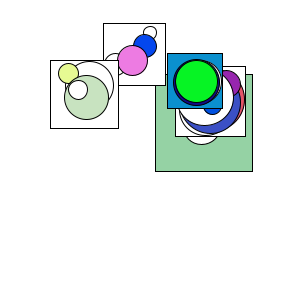
Frame 1 (no input)
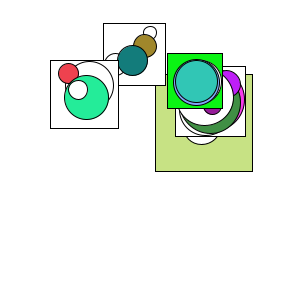
Frame 60 (the mouse pressed at the canvas centre just before this capture)
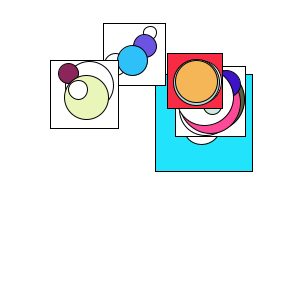
Frame 120 (the mouse held since frame 60 and released just before this capture)

The Processing sketch that drew these frames (run headless with seeded random() and noise(); from frame 60 on, the mouse is pressed at the canvas centre):

// Processing sketch: Ball_in_Block
// ── Ball_in_Block.pde
class Ball{
  float position_x,  position_y; //position X & Y of ball
  int size;  // size of ball
  float area; // area of ball
  int extraPower;
  
  Ball(float pos_x,float pos_y,float size){
    this.position_x = pos_x;
    this.position_y = pos_y;
    this.size = int(size);
    extraPower = int(random(0,2));
  }

  void draw(){
    if(extraPower ==1){
      fill(random(0,255), random(0,255), random(0,255)); // random color
      circle(this.position_x,this.position_y,this.size);  //draw ball
    }else{
      fill(255);
      circle(this.position_x,this.position_y,this.size);
    }
  }
  
  float get_area(){
    area = 3.14*pow((size/2),2);  // calculate area of ball
    return area;
  }
}

class Block{
  float position_x,  position_y; // position X & Y of block
  int size;  // size of block
  float area;
  int extraPower;
  int n = int(random(1,10));
  Ball[] ball = new Ball[n];
  
  Block(float pos_x,float pos_y,float size){
    this.position_x = pos_x;
    this.position_y = pos_y;
    this.size = int(size);
    extraPower = int(random(0,2));
    
    for(int i =0; i<ball.length; i++){
      float size_ball = random(10,this.size);
      ball[i] = new Ball(random(this.position_x+size_ball/2,this.position_x+this.size-size_ball/2),random(this.position_y+size_ball/2,this.position_y+this.size-size_ball/2),size_ball);
    }
  }

  void draw(){
    if(extraPower == 1){
      fill(random(0,255), random(0,255), random(0,255)); //random color
      rect(this.position_x, this.position_y, this.size, this.size); //draw ractangle
      for(int i = 0;i<ball.length;i++){
        ball[i].draw();
      }
    }else{
      fill(255, 255, 255); 
      rect(this.position_x, this.position_y, this.size, this.size);
      for(int i = 0;i<ball.length;i++){
        ball[i].draw();
      }
    }
  }
  
  float get_area(){
    area = pow(this.size, 2); // calculate area of ball
    return area; 
  }
}

int n=5;
Block[] block = new Block[n];
double area_block = 0;
double area_ball = 0;
double area = 0;
int windowSize = 300;
int index_block;

void setup(){
  size(300,300);
  background(255);
  for(int i=0; i<n; i++){
    block[i] = new Block(random(20,windowSize-70), random(20,windowSize-70), random(50,100));
  }
  for(int i=0; i<n; i++){
    block[i].draw();
    area_block += block[i].get_area();
    for(int a = 0;a<block[i].ball.length;a++){
      area_ball += block[i].ball[a].get_area();
    }
  }
  area = area_block+area_ball;
  println("area_block: "+area_block);
  println("area_ball: "+area_ball);
  println("Summary area: "+area);
  println("-------------------------------------------------");
}

void draw(){
  delay(200);
  background(255,255,255);
  
  for(Block block : block){
    block.draw();
  }
}
void mouseClicked(){
  index_block = block.length-1;
  for(int indexBox = index_block;indexBox>-1;indexBox--){
    if(block[indexBox].extraPower == 0 &&mouseX>block[indexBox].position_x && mouseX< block[indexBox].position_x+block[indexBox].size && mouseY > block[indexBox].position_y && mouseY< block[indexBox].position_y+block[indexBox].size && block[indexBox].ball.length==0){
      area_block -= block[indexBox].get_area();
      for(int a = indexBox;a<block.length-1;a++){
        block[a] = block[a+1];
      }
      block = (Block[]) shorten(block);
      
      area = area_block+area_ball;
      println("area_block: "+area_block);
      println("area_ball: "+area_ball);
      println("Summary area: "+area);
      println("-------------------------------------------------");
      break;
    }else{
      for(int i = block[indexBox].ball.length-1;i>-1;i--){
        if(block[indexBox].ball[i].extraPower == 0 &&mouseX>block[indexBox].ball[i].position_x-(block[indexBox].ball[i].size/2) && mouseX< block[indexBox].ball[i].position_x+(block[indexBox].ball[i].size/2) && mouseY > block[indexBox].ball[i].position_y-(block[indexBox].ball[i].size/2) && mouseY< block[indexBox].ball[i].position_y+(block[indexBox].ball[i].size/2)){
          area_ball -= block[indexBox].ball[i].get_area();
          for(int a = i;a<block[indexBox].ball.length-1;a++){
            block[indexBox].ball[a] = block[indexBox].ball[a+1];
          }
          block[indexBox].ball = (Ball[]) shorten(block[indexBox].ball);

           
          area = area_block+area_ball;
          println("area_block: "+area_block);
          println("area_ball: "+area_ball);
          println("Summary area: "+area);
          println("-------------------------------------------------");
          break;
        }else if(block[indexBox].ball[i].extraPower == 1 &&mouseX>block[indexBox].ball[i].position_x-(block[indexBox].ball[i].size/2) && mouseX< block[indexBox].ball[i].position_x+(block[indexBox].ball[i].size/2) && mouseY > block[indexBox].ball[i].position_y-(block[indexBox].ball[i].size/2) && mouseY< block[indexBox].ball[i].position_y+(block[indexBox].ball[i].size/2)){
          break;
        }
      }
    }
  }
}
